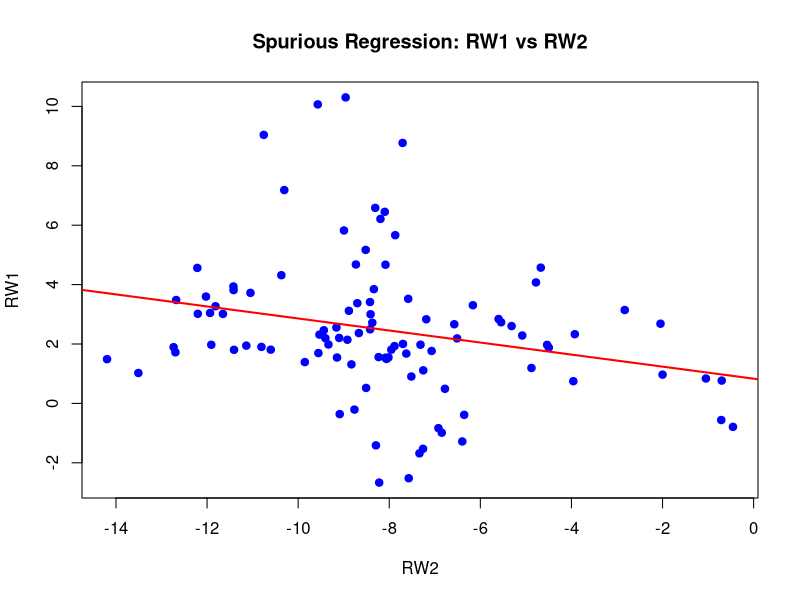

This chart was generated by the following R code:
##########################################################################################
# Spurious Regression: Regressing One Random Walk on Another
##########################################################################################

# Set random seed for reproducibility
set.seed(123)

# Set working directory to the folder where this script is saved (only works in RStudio)
if (requireNamespace("rstudioapi", quietly = TRUE)) {
  setwd(dirname(rstudioapi::getActiveDocumentContext()$path))
}

# Clear all objects from the workspace
rm(list = ls())

##########################################################################################
# 1. Simulate Two Independent Random Walks
##########################################################################################

n <- 100  # Number of observations

# Generate independent random walks
RW1 <- cumsum(rnorm(n))
RW2 <- cumsum(rnorm(n))

##########################################################################################
# 2. Perform Linear Regression of RW1 on RW2
##########################################################################################

# Fit a linear model
model <- lm(RW1 ~ RW2)

# Output the summary of the regression model
summary(model)

##########################################################################################
# 3. Plot and Save the Scatter Plot with Regression Line
##########################################################################################

# Base R plot (display)
plot(RW2, RW1, 
     main = "Spurious Regression: RW1 vs RW2", 
     xlab = "RW2", 
     ylab = "RW1", 
     pch = 19, col = "blue")
abline(model, col = "red", lwd = 2)

# Save the plot as a PNG file
png(filename = "spurious_regression_plot.png", width = 600, height = 400)
plot(RW2, RW1, 
     main = "Spurious Regression: RW1 vs RW2", 
     xlab = "RW2", 
     ylab = "RW1", 
     pch = 19, col = "blue")
abline(model, col = "red", lwd = 2)
dev.off()
